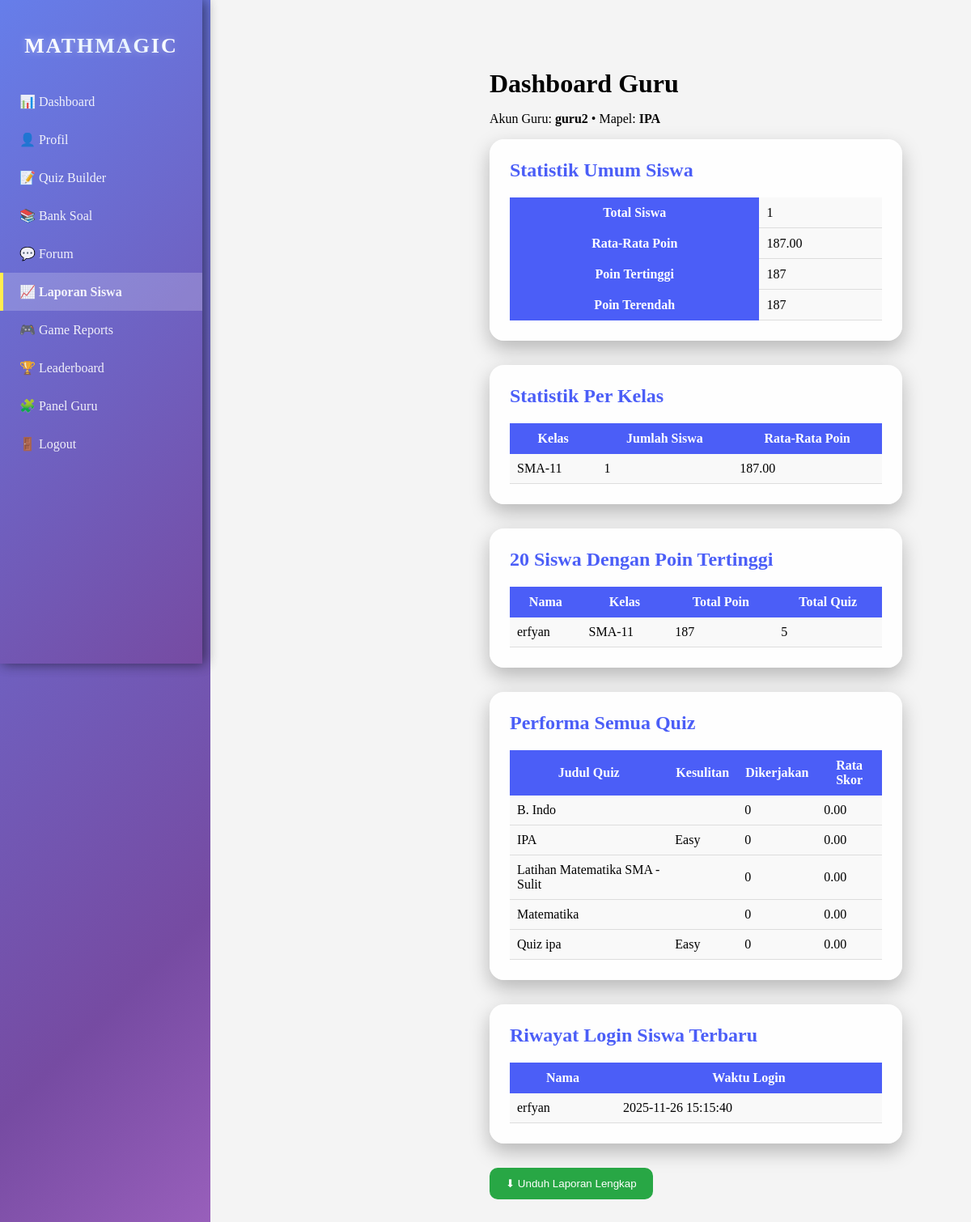
/guru/reports.php (signed in), run on the app's committed database.
### tables this page shows
CREATE TABLE `users` (
  `id` int NOT NULL,
  `fullname` varchar(150) NOT NULL,
  `email` varchar(150) NOT NULL,
  `role` enum('siswa','guru','admin') NOT NULL DEFAULT 'siswa',
  `kelas` varchar(50) DEFAULT NULL,
  `mapel` varchar(100) DEFAULT NULL,
  `password_hash` varchar(255) NOT NULL,
  `avatar` varchar(255) DEFAULT NULL,
  `created_at` datetime DEFAULT CURRENT_TIMESTAMP,
  `last_login` datetime DEFAULT NULL,
  `is_active` tinyint(1) DEFAULT '1'
);

CREATE TABLE `student_stats` (
  `id` int NOT NULL,
  `student_id` int NOT NULL,
  `subject_id` int DEFAULT NULL,
  `total_points` int DEFAULT '0',
  `total_quizzes` int DEFAULT '0',
  `total_games` int DEFAULT '0',
  `correct_answers` int DEFAULT '0',
  `wrong_answers` int DEFAULT '0',
  `level` int DEFAULT '1',
  `progress_percent` tinyint DEFAULT '0',
  `avg_score` float DEFAULT '0',
  `weekly_progress` longtext,
  `last_activity` datetime DEFAULT CURRENT_TIMESTAMP,
  `updated_at` datetime DEFAULT CURRENT_TIMESTAMP ON UPDATE CURRENT_TIMESTAMP,
  `total_quiz_taken` int DEFAULT '0',
  `weekly_points` int DEFAULT '0'
);

### guru/reports.php (the view, shortened to what this page needs)
<?php
require '../config.php';
include '../components/sidebar_guru.php';
$teacher_id = $_SESSION['user_id'];
$qTeacher = $conn->prepare("
    SELECT fullname, mapel
    FROM users
    WHERE id=?
");
$qTeacher->bind_param("i", $teacher_id);
$qTeacher->execute();
$teacher = $qTeacher->get_result()->fetch_assoc();
$stats = $conn->query("
    SELECT
        COUNT(*) AS total_students,
        AVG(total_points) AS avg_points,
        MAX(total_points) AS max_points,
        MIN(total_points) AS min_points
    FROM student_stats
")->fetch_assoc();
$ranking = $conn->query("
    SELECT
        u.fullname,
        u.kelas,
        s.total_points,
        s.total_quiz_taken
    FROM student_stats s
    JOIN users u ON u.id = s.student_id
    WHERE u.role='siswa'
    ORDER BY s.total_points DESC
    LIMIT 20
");
$loginLogs = $conn->query("
    SELECT fullname, last_login AS login_time
    FROM users
    WHERE role='siswa'
    ORDER BY last_login DESC
    LIMIT 20
");
$quizStats = $conn->query("
    SELECT
        ql.title,
        ql.difficulty,
        COUNT(qr.id) AS total_attempts,
        IFNULL(AVG(qr.score), 0) AS avg_score
    FROM quiz_list ql
    LEFT JOIN quiz_results qr ON qr.quiz_title = ql.title
    GROUP BY ql.title, ql.difficulty
");
?>
<!DOCTYPE html>
<html lang="id">
<head>
</head>
<body>
<?php include '../components/sidebar_guru.php'; ?>
<div class="container">
    <div class="page-title">Dashboard Guru</div>
    <p>Akun Guru: <b><?= $teacher['fullname']; ?></b> • Mapel: <b><?= $teacher['mapel']; ?></b></p>
    <div class="card">
        <h2>Statistik Umum Siswa</h2>
        <table>
            <tr><th>Total Siswa</th><td><?= $stats['total_students']; ?></td></tr>
            <tr><th>Rata-Rata Poin</th><td><?= number_format($stats['avg_points'],2); ?></td></tr>
            <tr><th>Poin Tertinggi</th><td><?= $stats['max_points']; ?></td></tr>
            <tr><th>Poin Terendah</th><td><?= $stats['min_points']; ?></td></tr>
        </table>
    </div>
    <div class="card">
        <h2>Statistik Per Kelas</h2>
        <table>
            <tr>
                <th>Kelas</th>
                <th>Jumlah Siswa</th>
                <th>Rata-Rata Poin</th>
            </tr>
            <?php
            $kelasStats = $conn->query("
                SELECT
                    u.kelas,
                    COUNT(*) AS jumlah_siswa,
                    AVG(s.total_points) AS rata_poin
                FROM student_stats s
                JOIN users u ON u.id = s.student_id
                WHERE u.role='siswa'
                GROUP BY u.kelas
            ");
            if ($kelasStats->num_rows > 0):
                while($row = $kelasStats->fetch_assoc()):
            ?>
            <tr>
                <td><?= $row['kelas']; ?></td>
                <td><?= $row['jumlah_siswa']; ?></td>
                <td><?= number_format($row['rata_poin'],2); ?></td>
            </tr>
            <?php endwhile; else: ?>
            <tr><td colspan="3">Belum ada data</td></tr>
            <?php endif; ?>
        </table>
    </div>
    <div class="card">
        <h2>20 Siswa Dengan Poin Tertinggi</h2>
        <table>
            <tr>
                <th>Nama</th>
                <th>Kelas</th>
                <th>Total Poin</th>
                <th>Total Quiz</th>
            </tr>
            <?php while($row = $ranking->fetch_assoc()): ?>
            <tr>
                <td><?= $row['fullname']; ?></td>
                <td><?= $row['kelas']; ?></td>
                <td><?= $row['total_points']; ?></td>
                <td><?= $row['total_quiz_taken']; ?></td>
            </tr>
            <?php endwhile; ?>
        </table>
    </div>
    <div class="card">
        <h2>Performa Semua Quiz</h2>
        <table>
            <tr>
                <th>Judul Quiz</th>
                <th>Kesulitan</th>
                <th>Dikerjakan</th>
                <th>Rata Skor</th>
            </tr>
            <?php if ($quizStats->num_rows > 0): ?>
                <?php while($row = $quizStats->fetch_assoc()): ?>
                <tr>
                    <td><?= $row['title']; ?></td>
                    <td><?= ucfirst($row['difficulty']); ?></td>
                    <td><?= $row['total_attempts']; ?></td>
                    <td><?= number_format($row['avg_score'],2); ?></td>
                </tr>
                <?php endwhile; ?>
            <?php else: ?>
                <tr><td colspan="4">Belum ada data quiz</td></tr>
            <?php endif; ?>
        </table>
    </div>
    <div class="card">
        <h2>Riwayat Login Siswa Terbaru</h2>
        <table>
            <tr>
                <th>Nama</th>
                <th>Waktu Login</th>
            </tr>
            <?php while($row = $loginLogs->fetch_assoc()): ?>
            <tr>
                <td><?= $row['fullname']; ?></td>
                <td><?= $row['login_time']; ?></td>
            </tr>
            <?php endwhile; ?>
        </table>
    </div>
    <button class="download-btn" id="downloadReport">⬇ Unduh Laporan Lengkap</button>
</div>
</body>
</html>

### guru/reports.php (style rules this page uses)
body { margin:0; background:linear-gradient(135deg,#667eea,#764ba2,#f093fb); color:black; }
.container { padding:35px; }
.page-title { font-size:32px; font-weight:bold; }
.card { background:rgba(255,255,255,0.92); padding:25px; margin-bottom:30px; border-radius:18px; color:#333; box-shadow:0 10px 25px rgba(0,0,0,0.25); }
.card h2 { margin-top:0; color:#4b5ef7; }
table { width:100%; border-collapse:collapse; margin-top:12px; }
th { background:#4b5ef7; color:white; padding:10px; }
td { padding:9px; background:#f9f9f9; border-bottom:1px solid #ddd; }
.download-btn { background:#28a745; padding:12px 20px; color:white; border-radius:10px; cursor:pointer; border:none; }

### data on the page
users: fullname "guru2", mapel "IPA"
student_stats: student.fullname "erfyan", student.kelas "SMA-11", total_points "187", total_quiz_taken "5"
users: fullname "erfyan", last_login "2025-11-26 15:15:40"

### other printed values
$stats['total_students'] "1"
$stats['avg_points'] "187.00"
$stats['max_points'] "187"
$stats['min_points'] "187"
$row['kelas'] "SMA-11"
$row['jumlah_siswa'] "1"
$row['rata_poin'] "187.00"
$row['title'] "B. Indo"
$row['total_attempts'] "0"
$row['avg_score'] "0.00"
$row['title'] "IPA"
$row['difficulty'] "Easy"
$row['title'] "Latihan Matematika SMA - Sulit"
$row['title'] "Matematika"
$row['title'] "Quiz ipa"
